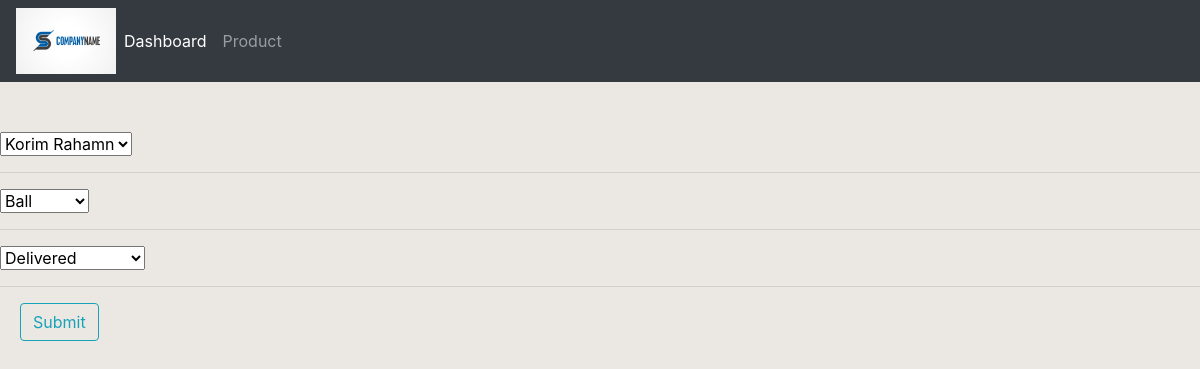
Page /update_order/8 on the committed database.
### accounts/models.py (models this page shows)
class Order(models.Model):
    STATUS = (
       ('Pending', 'Pending'),
        ('Out for Delivery', 'Out For Delivery'),
        ('Delivered',  'Delivered')
    )
    customer = models.ForeignKey(Customer, null= True, on_delete=models.SET_NULL)
    product = models.ForeignKey(Product, null = True, on_delete=models.SET_NULL)
    date_created = models.DateTimeField(auto_now_add=True, null = True)
    status = models.CharField(max_length=200, null= True, choices= STATUS)

### accounts/views.py (the view)
# urls.py: path('update_order/<str:pk>', views.updateOrder, name="updateorder"),
def updateOrder(request, pk):
    order = Order.objects.get(id = pk)
    form = OrderForm(instance=order)
    context = {'form': form}
    if request.method=="POST":
        form = OrderForm(request.POST, instance=order)
        if form.is_valid():
            form.save()
            return redirect('home')
    return render(request, 'accounts/createupdate.html', context)

### accounts/forms.py
class OrderForm(ModelForm):
    class Meta():
        model = Order
        fields = '__all__'

### accounts/models.py (called while the page is built)
    def __str__(self):
        return self.name

    def __str__(self):
        return self.name

### accounts/templates/accounts/createupdate.html (shortened to what this page needs)
{% extends 'accounts/main.html' %}
 {% block content %}
   <div class="mx-auto" style="margin-top: 50px">
         <form action= "" method= "POST">
            {% for f in form %}
               {{f}}
               <hr>
            {% endfor %}
            <input style="margin-left: 20px" class="btn btn-md  btn-outline-info" type= "submit" name = "Submit">
        </form>
   </div>
{% endblock content %}

### static/css/main.css (style rules this page uses)
body { background-color: rgb(235, 232, 228); }

### rows in the picture
Order: form "Korim Rahamn" "Ball" "Delivered"
